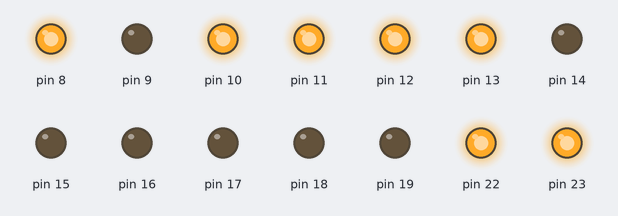
Bench run of a sketch on a simulated Arduino Uno, built with avr-gcc and run on an emulated ATmega328P. Parts: output pins drawn as LEDs (lit = HIGH).

Above: at 0.1 s.
At 3.6 s:
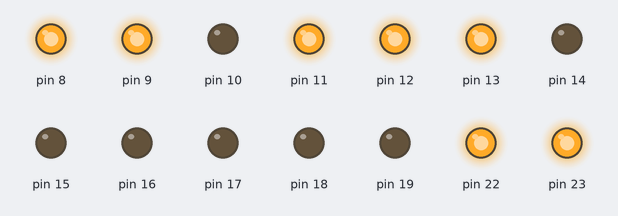
At 12.1 s:
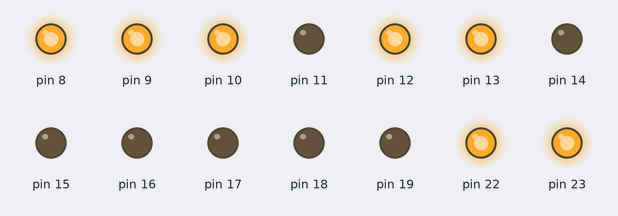
At 20.6 s:
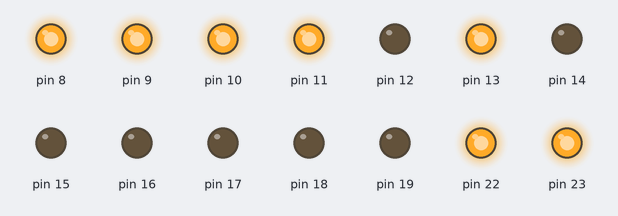
At 29.1 s:
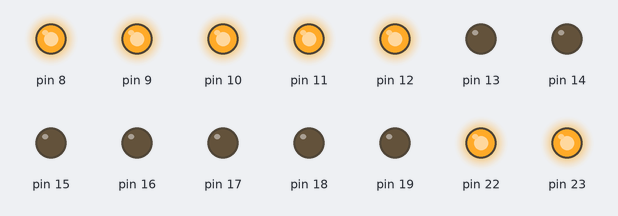
At 37.6 s:
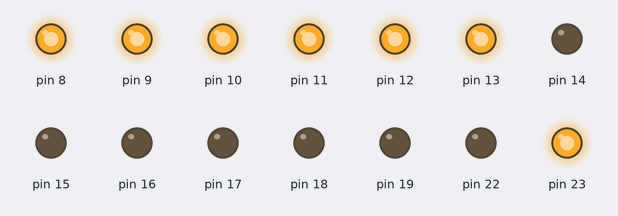
Timing chart, 0 to 39.1 s (numbered marks = the images above):
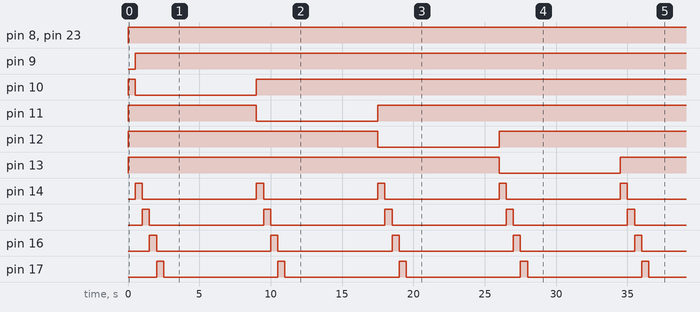

The sketch:

Ej11-DisplayMatricial.ino
```cpp
#include "antiRebote.h"                                                                                           //Libreria local

#define ESPERA 500

unsigned long tiempo;
unsigned long tiempoActual;

int desplazamientoC = 0b00000000;
int desplazamientoB = 0b11111101;
int contador = 0;

bool primerLoop = 0;

void setup() {
  tiempo = millis();
  DDRC = 0b11111111;                                                                                                //DEL 30 AL 37
  DDRB = 0b11111111;                                                                                                //DEL 10 AL 13 Y 50 AL 53                                                                                           //Funcion de libreria local para setup
}

void loop() {
  PORTC = desplazamientoC;
  PORTB = desplazamientoB;

  if (((tiempoActual = millis()) - tiempo) >= ESPERA){
    tiempo = tiempoActual;
    if (desplazamientoC == 0b00000000){
      desplazamientoC = 0b00000001;
      if(contador == 7){
        desplazamientoC = 0b00000001;
        desplazamientoB = 0b11111110;
        contador = 0;
      }else desplazamientoB = desplazamientoB << 1 | desplazamientoB >> 7; contador++;
    }else desplazamientoC = desplazamientoC << 1;
  }
}
```

antiRebote.h
```cpp
#include <arduino.h>

void pulsador_config (void);
bool pulsador_cicloA (void);
bool pulsador_cicloB (void);
```

Measured:
- by itself, pin 8, pin 23: LOW → HIGH at 0.00 s
- by itself, pin 9: LOW → HIGH at 0.50 s
- by itself, pin 10: LOW → HIGH at 0.00 s, → LOW 0.50 s later, → HIGH 8.5 s later
- by itself, pin 11: LOW → HIGH at 0.00 s, → LOW 9.0 s later, → HIGH 8.5 s later
- by itself, pin 12: LOW → HIGH at 0.00 s, → LOW 17.5 s later, → HIGH 8.5 s later
- by itself, pin 13: LOW → HIGH at 0.00 s, → LOW 26.0 s later, → HIGH 8.5 s later
- by itself, pin 14–19: alternates HIGH for 0.50 s and LOW for 8.0 s
- by itself, pin 22: LOW → HIGH at 0.00 s, → LOW 34.5 s later
